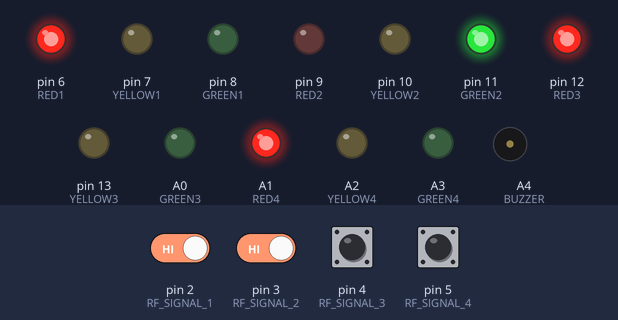
The sketch below on a simulated Arduino Uno, built with avr-gcc and run on an emulated ATmega328P. On the bench: output pins drawn as LEDs (lit = HIGH), buzzer (waves = sounding). Inputs (shaded band) come from the test bench; at power-on: pin 2 (RF_SIGNAL_1), pin 3 (RF_SIGNAL_2), pin 4 (RF_SIGNAL_3), pin 5 (RF_SIGNAL_4) HIGH.

Above: at 8.8 s.
8.9 s: pin 2 (RF_SIGNAL_1) driven LOW and pin 3 (RF_SIGNAL_2) driven LOW
At 14.6 s:
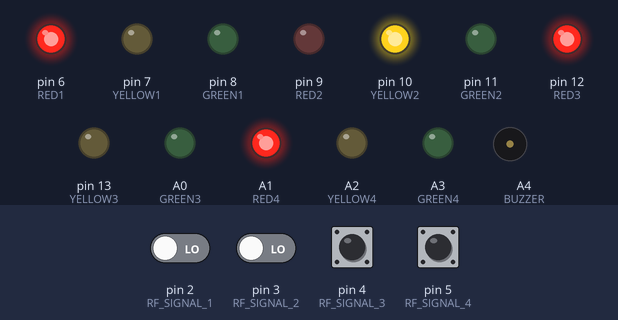
At 17.3 s:
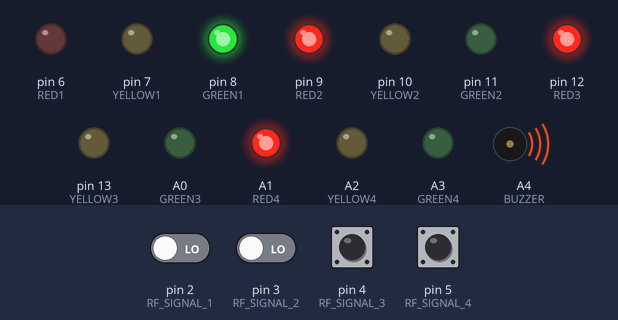
Timing chart, 0 to 27.5 s (numbered marks = the images above; inputs shaded):
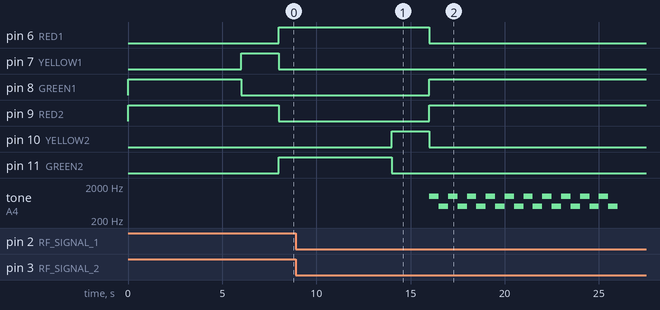

The sketch:

TRAFFIC_RX.ino
```cpp
#define RF_SIGNAL_1 2
#define RF_SIGNAL_2 3
#define RF_SIGNAL_3 4
#define RF_SIGNAL_4 5

#define GREEN1 8
#define YELLOW1 7
#define RED1 6

#define GREEN2 11
#define YELLOW2 10
#define RED2 9

#define GREEN3 A0
#define YELLOW3 13
#define RED3 12

#define GREEN4 A3
#define YELLOW4 A2
#define RED4 A1

#define BUZZER A4

bool isEmergencyActive = false;

void setup() {
    pinMode(RF_SIGNAL_1, INPUT_PULLUP);
    pinMode(RF_SIGNAL_2, INPUT_PULLUP);
    pinMode(RF_SIGNAL_3, INPUT_PULLUP);
    pinMode(RF_SIGNAL_4, INPUT_PULLUP);

    pinMode(GREEN1, OUTPUT);
    pinMode(YELLOW1, OUTPUT);
    pinMode(RED1, OUTPUT);
    pinMode(GREEN2, OUTPUT);
    pinMode(YELLOW2, OUTPUT);
    pinMode(RED2, OUTPUT);
    pinMode(GREEN3, OUTPUT);
    pinMode(YELLOW3, OUTPUT);
    pinMode(RED3, OUTPUT);
    pinMode(GREEN4, OUTPUT);
    pinMode(YELLOW4, OUTPUT);
    pinMode(RED4, OUTPUT);
    pinMode(BUZZER, OUTPUT);

    resetSignals();
}

void loop() {
    // Check emergency buttons
    if (digitalRead(RF_SIGNAL_1) == LOW) { handleEmergency(GREEN1, RED1, YELLOW1); }
    else if (digitalRead(RF_SIGNAL_2) == LOW) { handleEmergency(GREEN2, RED2, YELLOW2); }
    else if (digitalRead(RF_SIGNAL_3) == LOW) { handleEmergency(GREEN3, RED3, YELLOW3); }
    else if (digitalRead(RF_SIGNAL_4) == LOW) { handleEmergency(GREEN4, RED4, YELLOW4); }
    else {
        isEmergencyActive = false; // Reset flag when no button is pressed
        runNormalTraffic();
    }
}

void handleEmergency(int green, int red, int yellow) {
    if (isEmergencyActive) return; // Prevent multiple triggers
    isEmergencyActive = true;

    resetSignals();
    digitalWrite(red, LOW);
    digitalWrite(yellow, LOW);
    digitalWrite(green, HIGH);
    ambulanceSound();
    delay(60000);  // 1-minute green
    digitalWrite(green, LOW);
    digitalWrite(yellow, HIGH);
    delay(2000);
    digitalWrite(yellow, LOW);
    digitalWrite(red, HIGH);
}

void runNormalTraffic() {
    int signals[4][3] = {{GREEN1, YELLOW1, RED1}, {GREEN2, YELLOW2, RED2}, {GREEN3, YELLOW3, RED3}, {GREEN4, YELLOW4, RED4}};

    for (int i = 0; i < 4; i++) {
        if (isEmergencyActive || digitalRead(RF_SIGNAL_1) == LOW || digitalRead(RF_SIGNAL_2) == LOW ||
            digitalRead(RF_SIGNAL_3) == LOW || digitalRead(RF_SIGNAL_4) == LOW) {
            return;  // Stop normal cycle if a button is pressed
        }

        digitalWrite(signals[i][2], LOW);
        digitalWrite(signals[i][0], HIGH);
        delay(6000);
        digitalWrite(signals[i][0], LOW);
        digitalWrite(signals[i][1], HIGH);
        delay(2000);
        digitalWrite(signals[i][1], LOW);
        digitalWrite(signals[i][2], HIGH);
    }
}

void resetSignals() {
    digitalWrite(GREEN1, LOW);
    digitalWrite(YELLOW1, LOW);
    digitalWrite(RED1, HIGH);
    digitalWrite(GREEN2, LOW);
    digitalWrite(YELLOW2, LOW);
    digitalWrite(RED2, HIGH);
    digitalWrite(GREEN3, LOW);
    digitalWrite(YELLOW3, LOW);
    digitalWrite(RED3, HIGH);
    digitalWrite(GREEN4, LOW);
    digitalWrite(YELLOW4, LOW);
    digitalWrite(RED4, HIGH);
    noTone(BUZZER);
}

void ambulanceSound() {
    for (int i = 0; i < 10; i++) {
        tone(BUZZER, 1000);
        delay(500);
        tone(BUZZER, 500);
        delay(500);
    }
    noTone(BUZZER);
}
```

Measured:
- after the input at 8.9 s, pin 6 (RED1): HIGH → LOW after 7.1 s; pin 8 (GREEN1): LOW → HIGH after 7.1 s; pin 12 (RED3): stays HIGH (without the input it goes to LOW after 7.1 s); pin 13 (YELLOW3): stays LOW (without the input it goes to HIGH after 13.1 s); A0 (GREEN3): stays LOW (without the input it goes to HIGH after 7.1 s)
